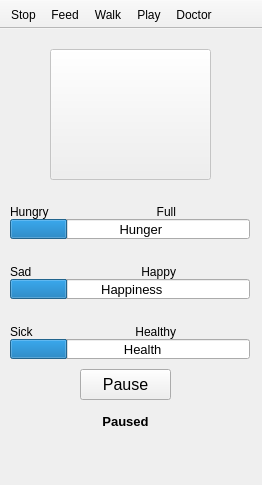
<?xml version="1.0" encoding="UTF-8"?>
<ui version="4.0">
 <class>MainWindow</class>
 <widget class="QMainWindow" name="MainWindow">
  <property name="geometry">
   <rect>
    <x>0</x>
    <y>0</y>
    <width>262</width>
    <height>485</height>
   </rect>
  </property>
  <property name="windowTitle">
   <string>Virtual Pet</string>
  </property>
  <widget class="QWidget" name="centralwidget">
   <widget class="QPushButton" name="petPic">
    <property name="enabled">
     <bool>false</bool>
    </property>
    <property name="geometry">
     <rect>
      <x>50</x>
      <y>20</y>
      <width>161</width>
      <height>131</height>
     </rect>
    </property>
    <property name="mouseTracking">
     <bool>false</bool>
    </property>
    <property name="text">
     <string/>
    </property>
    <property name="icon">
     <iconset>
      <normaloff>../pet1.gif</normaloff>
      <disabledoff>../pet1.gif</disabledoff>../pet1.gif</iconset>
    </property>
    <property name="iconSize">
     <size>
      <width>160</width>
      <height>134</height>
     </size>
    </property>
    <property name="checkable">
     <bool>false</bool>
    </property>
    <property name="autoDefault">
     <bool>false</bool>
    </property>
    <property name="flat">
     <bool>false</bool>
    </property>
   </widget>
   <widget class="QProgressBar" name="progressBar_1">
    <property name="geometry">
     <rect>
      <x>10</x>
      <y>190</y>
      <width>240</width>
      <height>20</height>
     </rect>
    </property>
    <property name="font">
     <font>
      <pointsize>10</pointsize>
     </font>
    </property>
    <property name="value">
     <number>24</number>
    </property>
    <property name="textVisible">
     <bool>true</bool>
    </property>
    <property name="textDirection">
     <enum>QProgressBar::TopToBottom</enum>
    </property>
    <property name="format">
     <string>      Hunger</string>
    </property>
   </widget>
   <widget class="QProgressBar" name="progressBar_2">
    <property name="geometry">
     <rect>
      <x>10</x>
      <y>250</y>
      <width>240</width>
      <height>20</height>
     </rect>
    </property>
    <property name="font">
     <font>
      <pointsize>10</pointsize>
     </font>
    </property>
    <property name="value">
     <number>24</number>
    </property>
    <property name="textVisible">
     <bool>true</bool>
    </property>
    <property name="textDirection">
     <enum>QProgressBar::TopToBottom</enum>
    </property>
    <property name="format">
     <string> Happiness</string>
    </property>
   </widget>
   <widget class="QProgressBar" name="progressBar_3">
    <property name="geometry">
     <rect>
      <x>10</x>
      <y>310</y>
      <width>240</width>
      <height>20</height>
     </rect>
    </property>
    <property name="font">
     <font>
      <pointsize>10</pointsize>
     </font>
    </property>
    <property name="layoutDirection">
     <enum>Qt::LeftToRight</enum>
    </property>
    <property name="value">
     <number>24</number>
    </property>
    <property name="textVisible">
     <bool>true</bool>
    </property>
    <property name="textDirection">
     <enum>QProgressBar::TopToBottom</enum>
    </property>
    <property name="format">
     <string>       Health</string>
    </property>
   </widget>
   <widget class="QLabel" name="label">
    <property name="geometry">
     <rect>
      <x>10</x>
      <y>173</y>
      <width>46</width>
      <height>20</height>
     </rect>
    </property>
    <property name="text">
     <string>Hungry</string>
    </property>
   </widget>
   <widget class="QLabel" name="label_2">
    <property name="geometry">
     <rect>
      <x>130</x>
      <y>173</y>
      <width>46</width>
      <height>20</height>
     </rect>
    </property>
    <property name="text">
     <string>Full</string>
    </property>
    <property name="alignment">
     <set>Qt::AlignRight|Qt::AlignTrailing|Qt::AlignVCenter</set>
    </property>
   </widget>
   <widget class="QLabel" name="label_3">
    <property name="geometry">
     <rect>
      <x>10</x>
      <y>233</y>
      <width>46</width>
      <height>20</height>
     </rect>
    </property>
    <property name="text">
     <string>Sad</string>
    </property>
   </widget>
   <widget class="QLabel" name="label_4">
    <property name="geometry">
     <rect>
      <x>130</x>
      <y>233</y>
      <width>46</width>
      <height>20</height>
     </rect>
    </property>
    <property name="text">
     <string>Happy</string>
    </property>
    <property name="alignment">
     <set>Qt::AlignRight|Qt::AlignTrailing|Qt::AlignVCenter</set>
    </property>
   </widget>
   <widget class="QLabel" name="label_5">
    <property name="geometry">
     <rect>
      <x>10</x>
      <y>293</y>
      <width>46</width>
      <height>20</height>
     </rect>
    </property>
    <property name="text">
     <string>Sick</string>
    </property>
   </widget>
   <widget class="QLabel" name="label_6">
    <property name="geometry">
     <rect>
      <x>130</x>
      <y>293</y>
      <width>46</width>
      <height>20</height>
     </rect>
    </property>
    <property name="text">
     <string>Healthy</string>
    </property>
    <property name="alignment">
     <set>Qt::AlignRight|Qt::AlignTrailing|Qt::AlignVCenter</set>
    </property>
   </widget>
   <widget class="QPushButton" name="btnPause">
    <property name="geometry">
     <rect>
      <x>80</x>
      <y>340</y>
      <width>91</width>
      <height>31</height>
     </rect>
    </property>
    <property name="font">
     <font>
      <pointsize>12</pointsize>
     </font>
    </property>
    <property name="text">
     <string>Pause</string>
    </property>
   </widget>
   <widget class="QLabel" name="lblPaused">
    <property name="geometry">
     <rect>
      <x>85</x>
      <y>382</y>
      <width>81</width>
      <height>21</height>
     </rect>
    </property>
    <property name="font">
     <font>
      <pointsize>10</pointsize>
      <weight>75</weight>
      <bold>true</bold>
     </font>
    </property>
    <property name="text">
     <string>Paused</string>
    </property>
    <property name="alignment">
     <set>Qt::AlignCenter</set>
    </property>
   </widget>
  </widget>
  <widget class="QToolBar" name="toolBar">
   <property name="windowTitle">
    <string>toolBar</string>
   </property>
   <property name="movable">
    <bool>false</bool>
   </property>
   <property name="iconSize">
    <size>
     <width>40</width>
     <height>40</height>
    </size>
   </property>
   <property name="toolButtonStyle">
    <enum>Qt::ToolButtonTextUnderIcon</enum>
   </property>
   <attribute name="toolBarArea">
    <enum>TopToolBarArea</enum>
   </attribute>
   <attribute name="toolBarBreak">
    <bool>false</bool>
   </attribute>
   <addaction name="actionStop"/>
   <addaction name="actionFeed"/>
   <addaction name="actionWalk"/>
   <addaction name="actionPlay"/>
   <addaction name="actionDoctor"/>
  </widget>
  <action name="actionStop">
   <property name="icon">
    <iconset>
     <normaloff>../stopbutton.gif</normaloff>../stopbutton.gif</iconset>
   </property>
   <property name="text">
    <string>Stop</string>
   </property>
  </action>
  <action name="actionFeed">
   <property name="icon">
    <iconset>
     <normaloff>../eatbutton.gif</normaloff>../eatbutton.gif</iconset>
   </property>
   <property name="text">
    <string>Feed</string>
   </property>
  </action>
  <action name="actionWalk">
   <property name="icon">
    <iconset>
     <normaloff>../walkbutton.gif</normaloff>../walkbutton.gif</iconset>
   </property>
   <property name="text">
    <string>Walk</string>
   </property>
  </action>
  <action name="actionPlay">
   <property name="icon">
    <iconset>
     <normaloff>../playbutton.gif</normaloff>../playbutton.gif</iconset>
   </property>
   <property name="text">
    <string>Play</string>
   </property>
  </action>
  <action name="actionDoctor">
   <property name="icon">
    <iconset>
     <normaloff>../docbutton.gif</normaloff>../docbutton.gif</iconset>
   </property>
   <property name="text">
    <string>Doctor</string>
   </property>
  </action>
 </widget>
 <resources/>
 <connections/>
</ui>
